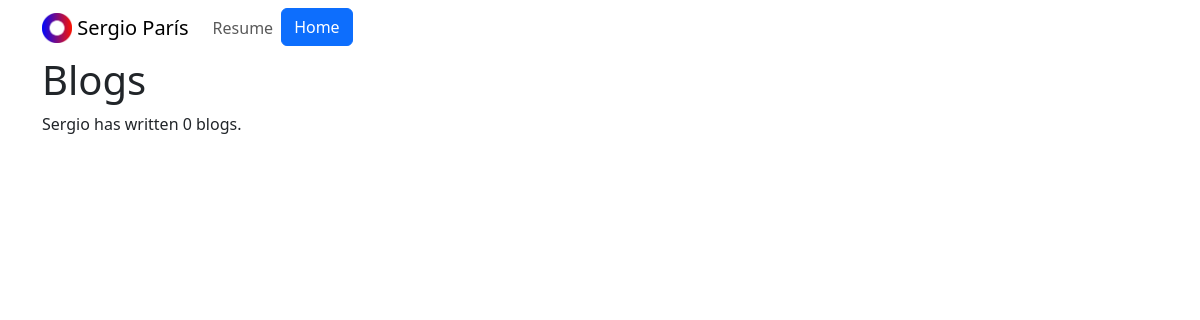
The page /blog/ on the database as committed earlier.
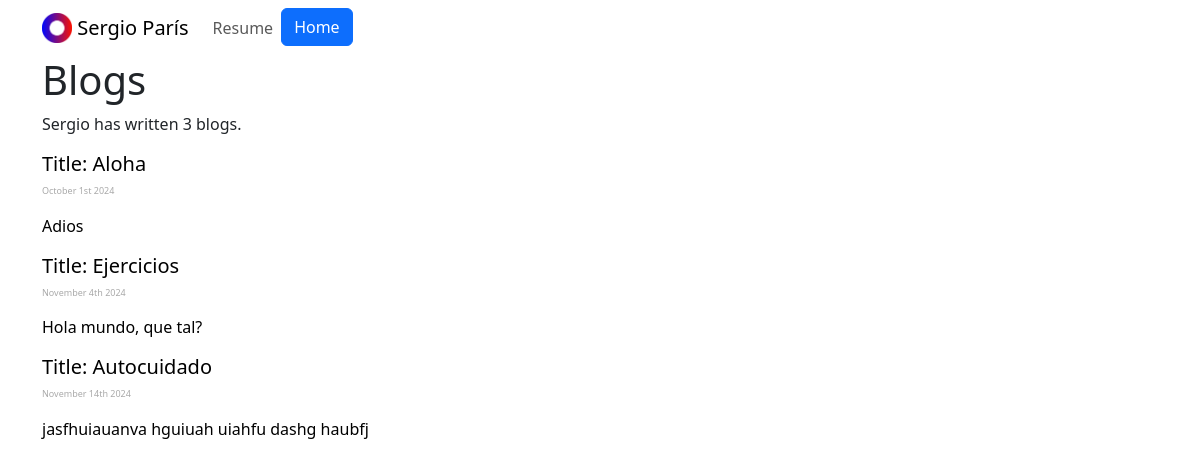
The same page on the database as committed later.
### blog/models.py (models this page shows)
class Blog(models.Model):
    title = models.CharField(max_length=200)
    description = models.TextField()
    fecha = models.DateField(auto_now_add=True)
    def __str__(self):
        return f"Title: {self.title}"

### blog/views.py (the view)
# urls.py: path("", views.all_blogs, name="all_blogs"),
def all_blogs(request):
    return render(
        request,
        "index-blog.html",
        context={"blogs": Blog.objects.all().order_by("fecha")},
    )

### blog/templates/index-blog.html
{% extends "bootstrap/main.html" %}
{% load static %}
{% block content%}
        <h1>Blogs</h1>
        <p>Sergio has written {{blogs.count}} blog{{blogs.count|pluralize}}.</p>
        {% for blog in blogs %}
        <a href={%url 'blog:details' blog.id%} style='text-decoration: transparent; color: initial;'>
            <section id='{{blog.id}}' class='row justify content center'>
                <h5>{{blog}}</h5>
                <p style='color: darkgray;	font-size: xx-small;'>{{blog.fecha|date:'F jS Y'}}</p>
                <p>{{blog.description|safe}}</p>
            </section>
        </a>
            {% endfor %}
{%endblock%}

Rows that differ between the two databases and show on the page:
added Blog: title "Title: Aloha", fecha "October 1st 2024", description "Adios"
added Blog: title "Title: Ejercicios", fecha "November 4th 2024", description "Hola mundo, que tal?"
added Blog: title "Title: Autocuidado", fecha "November 14th 2024", description "jasfhuiauanva hguiuah uiahfu dashg haubfj"
Other text that changed with them:
{{ blogs.count }}: "0" → "3"
